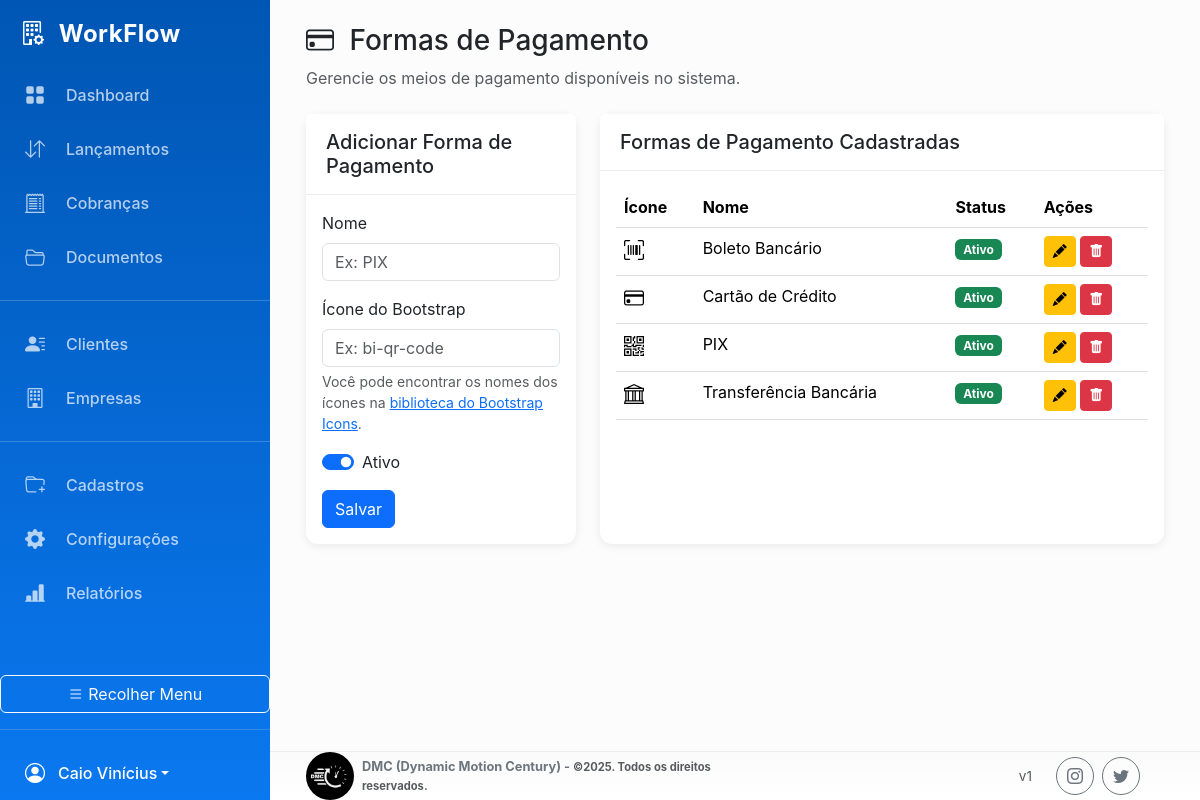
Screenshot of /index.php?page=gerenciar_formas_pagamento (signed in) with the database file from the repository.
### tables this page shows
CREATE TABLE `formas_pagamento` (
  `id` int(11) NOT NULL,
  `nome` varchar(50) NOT NULL,
  `icone_bootstrap` varchar(50) DEFAULT NULL COMMENT 'Classe do ícone do Bootstrap, ex: bi-qr-code',
  `ativo` tinyint(1) NOT NULL DEFAULT 1 COMMENT '1 = Ativo, 0 = Inativo'
);

### pages/gerenciar_formas_pagamento.php (the view, shortened to what this page needs)
<?php
$stmt = $pdo->query("SELECT * FROM formas_pagamento ORDER BY nome ASC");
$formas_pagamento = $stmt->fetchAll();
?>
<div class="container-fluid">
    <div class="row">
        <div class="col-md-4">
            <div class="card">
                <div class="card-header">
                    <h5 class="card-title mb-0">Adicionar Forma de Pagamento</h5>
                </div>
                <div class="card-body">
                    <form action="process/crud_handler.php" method="POST">
                        <div class="mb-3">
                            <label for="nome" class="form-label">Nome</label>
                            <input type="text" class="form-control" id="nome" name="nome" placeholder="Ex: PIX" required>
                        </div>
                        <div class="mb-3">
                            <label for="icone_bootstrap" class="form-label">Ícone do Bootstrap</label>
                            <input type="text" class="form-control" id="icone_bootstrap" name="icone_bootstrap" placeholder="Ex: bi-qr-code">
                            <div class="form-text">Você pode encontrar os nomes dos ícones na <a href="https://icons.getbootstrap.com/" target="_blank">biblioteca do Bootstrap Icons</a>.</div>
                        </div>
                        <div class="form-check form-switch mb-3">
                            <input class="form-check-input" type="checkbox" role="switch" id="ativo" name="ativo" value="1" checked>
                            <label class="form-check-label" for="ativo">Ativo</label>
                        </div>
                        <button type="submit" class="btn btn-primary">Salvar</button>
                    </form>
                </div>
            </div>
        </div>
        <div class="col-md-8">
            <div class="card">
                <div class="card-header">
                    <h5 class="card-title mb-0">Formas de Pagamento Cadastradas</h5>
                </div>
                <div class="card-body">
                    <div class="table-responsive">
                        <table class="table table-hover">
                            <thead>
                                <tr>
                                    <th>Ícone</th>
                                    <th>Nome</th>
                                    <th>Status</th>
                                    <th>Ações</th>
                                </tr>
                            </thead>
                            <tbody>
                                <?php if (empty($formas_pagamento)): ?>
                                    <tr>
                                        <td colspan="4" class="text-center">Nenhuma forma de pagamento cadastrada.</td>
                                    </tr>
                                <?php else: ?>
                                    <?php foreach ($formas_pagamento as $forma): ?>
                                        <tr>
                                            <td><i class="bi <?php echo htmlspecialchars($forma['icone_bootstrap']); ?> fs-5"></i></td>
                                            <td><?php echo htmlspecialchars($forma['nome']); ?></td>
                                            <td>
                                                <?php if ($forma['ativo']): ?>
                                                    <span class="badge bg-success">Ativo</span>
                                                <?php else: ?>
                                                    <span class="badge bg-danger">Inativo</span>
                                                <?php endif; ?>
                                            </td>
                                            <td>
                                                <button class="btn btn-sm btn-warning" data-bs-toggle="modal" data-bs-target="#modalEditarFormaPagamento"
                                                        data-id="<?php echo $forma['id']; ?>"
                                                        data-nome="<?php echo htmlspecialchars($forma['nome']); ?>"
                                                        data-icone="<?php echo htmlspecialchars($forma['icone_bootstrap']); ?>"
                                                        data-ativo="<?php echo $forma['ativo']; ?>">
                                                    <i class="bi bi-pencil-fill"></i>
                                                </button>
                                                <a href="process/crud_handler.php?action=excluir_forma_pagamento&id=<?php echo $forma['id']; ?>" class="btn btn-sm btn-danger" onclick="return confirm('Tem certeza que deseja excluir esta forma de pagamento? Esta ação não pode ser desfeita.');">
                                                    <i class="bi bi-trash-fill"></i>
                                                </a>
                                            </td>
                                        </tr>
                                    <?php endforeach; ?>
                                <?php endif; ?>
                            </tbody>
                        </table>
                    </div>
                </div>
            </div>
        </div>
    </div>
</div>

### assets/css/style.css (style rules this page uses)
:root { --bs-primary: #0A78F0; --bs-primary-rgb: 10, 120, 240; --bs-primary-darker: #0056b3; --bs-secondary: #6B7280; --bs-success: #10B981; --bs-danger: #EF4444; --bs-warning: #F59E0B; --sidebar-width: 270px; --sidebar-width-collapsed: 80px; }
body { background-color: #f8f9fa; font-family: -apple-system, BlinkMacSystemFont, "Segoe UI", Roboto, "Helvetica Neue", Arial, sans-serif; }
.card { border: none; box-shadow: 0 2px 10px rgba(0, 0, 0, 0.08); border-radius: 0.75rem; height: 100%; }
.card-header { background-color: #fff; border-bottom: 1px solid #e9ecef; font-weight: 600; padding: 1rem 1.25rem; display: flex; align-items: center; font-size: 1.1rem; }

### rows the page displays
formas_pagamento: nome "Boleto Bancário", ativo "Ativo"
formas_pagamento: nome "Cartão de Crédito", ativo "Ativo"
formas_pagamento: nome "PIX", ativo "Ativo"
formas_pagamento: nome "Transferência Bancária", ativo "Ativo"

### other values shown
$_SESSION['user_nome'] "Caio Vinícius"
$title "Formas de Pagamento"
$subtitle "Gerencie os meios de pagamento disponíveis no sistema."
